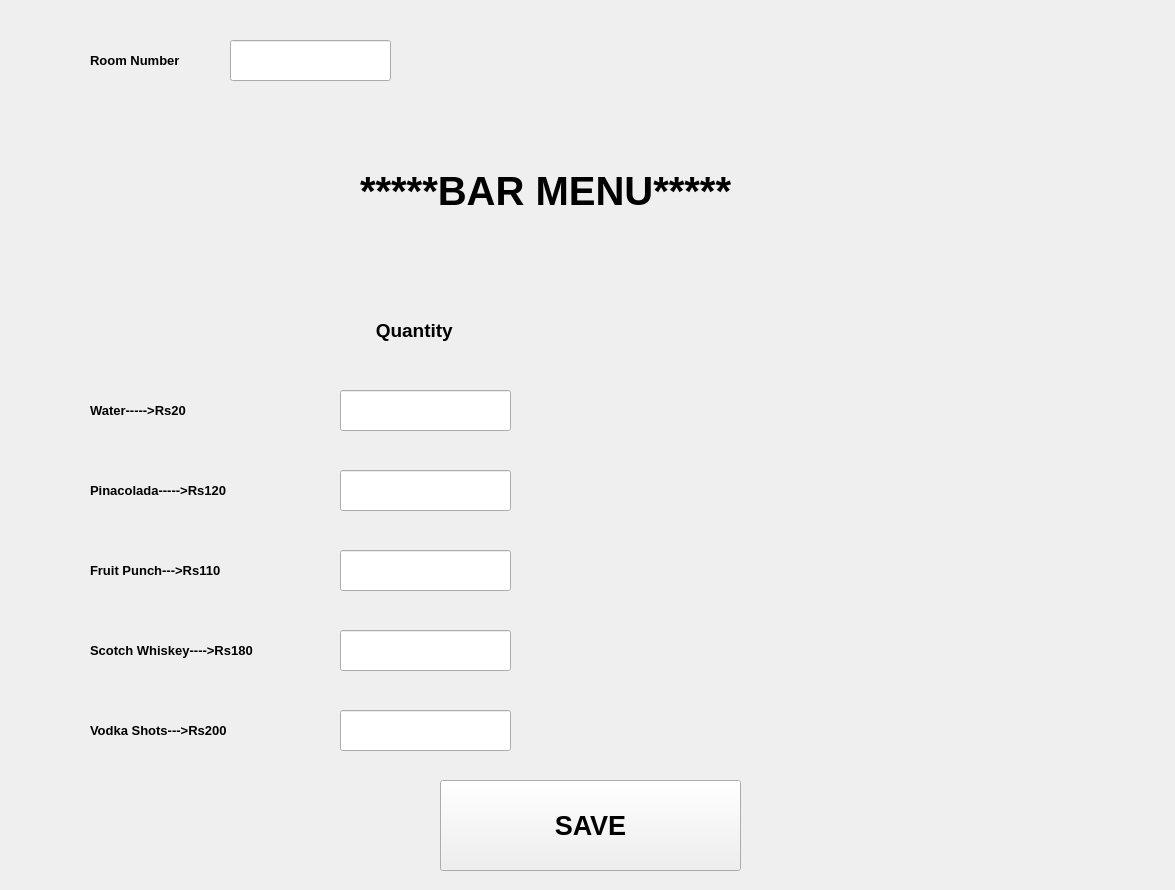
<?xml version="1.0" encoding="UTF-8"?>
<ui version="4.0">
 <class>MainWindow</class>
 <widget class="QMainWindow" name="MainWindow">
  <property name="geometry">
   <rect>
    <x>0</x>
    <y>0</y>
    <width>1175</width>
    <height>890</height>
   </rect>
  </property>
  <property name="minimumSize">
   <size>
    <width>1175</width>
    <height>890</height>
   </size>
  </property>
  <property name="maximumSize">
   <size>
    <width>1175</width>
    <height>890</height>
   </size>
  </property>
  <property name="windowTitle">
   <string>MainWindow</string>
  </property>
  <widget class="QWidget" name="centralwidget">
   <widget class="QLabel" name="lbl_RoomNum">
    <property name="geometry">
     <rect>
      <x>90</x>
      <y>30</y>
      <width>131</width>
      <height>61</height>
     </rect>
    </property>
    <property name="font">
     <font>
      <family>Arial</family>
      <pointsize>10</pointsize>
      <weight>75</weight>
      <bold>true</bold>
     </font>
    </property>
    <property name="text">
     <string>Room Number</string>
    </property>
   </widget>
   <widget class="QLabel" name="lbl_BAR">
    <property name="geometry">
     <rect>
      <x>360</x>
      <y>120</y>
      <width>651</width>
      <height>141</height>
     </rect>
    </property>
    <property name="font">
     <font>
      <family>Arial</family>
      <pointsize>30</pointsize>
      <weight>75</weight>
      <bold>true</bold>
     </font>
    </property>
    <property name="frameShape">
     <enum>QFrame::NoFrame</enum>
    </property>
    <property name="frameShadow">
     <enum>QFrame::Plain</enum>
    </property>
    <property name="text">
     <string>*****BAR MENU*****</string>
    </property>
   </widget>
   <widget class="QLineEdit" name="txt_RoomNum">
    <property name="geometry">
     <rect>
      <x>230</x>
      <y>40</y>
      <width>161</width>
      <height>41</height>
     </rect>
    </property>
    <property name="font">
     <font>
      <family>Arial</family>
      <pointsize>14</pointsize>
     </font>
    </property>
   </widget>
   <widget class="QPushButton" name="btn_SAVE">
    <property name="geometry">
     <rect>
      <x>440</x>
      <y>780</y>
      <width>301</width>
      <height>91</height>
     </rect>
    </property>
    <property name="font">
     <font>
      <family>Arial</family>
      <pointsize>20</pointsize>
      <weight>75</weight>
      <bold>true</bold>
     </font>
    </property>
    <property name="text">
     <string>SAVE</string>
    </property>
   </widget>
   <widget class="QLabel" name="lbl_Water">
    <property name="geometry">
     <rect>
      <x>90</x>
      <y>380</y>
      <width>131</width>
      <height>61</height>
     </rect>
    </property>
    <property name="font">
     <font>
      <family>Arial</family>
      <pointsize>10</pointsize>
      <weight>75</weight>
      <bold>true</bold>
     </font>
    </property>
    <property name="text">
     <string>Water-----&gt;Rs20</string>
    </property>
   </widget>
   <widget class="QLabel" name="lbl_Pinacolada">
    <property name="geometry">
     <rect>
      <x>90</x>
      <y>460</y>
      <width>181</width>
      <height>61</height>
     </rect>
    </property>
    <property name="font">
     <font>
      <family>Arial</family>
      <pointsize>10</pointsize>
      <weight>75</weight>
      <bold>true</bold>
     </font>
    </property>
    <property name="text">
     <string>Pinacolada-----&gt;Rs120</string>
    </property>
   </widget>
   <widget class="QLabel" name="lbl_FruitPunch">
    <property name="geometry">
     <rect>
      <x>90</x>
      <y>540</y>
      <width>171</width>
      <height>61</height>
     </rect>
    </property>
    <property name="font">
     <font>
      <family>Arial</family>
      <pointsize>10</pointsize>
      <weight>75</weight>
      <bold>true</bold>
     </font>
    </property>
    <property name="text">
     <string>Fruit Punch---&gt;Rs110</string>
    </property>
   </widget>
   <widget class="QLabel" name="lbl_ScotchWhiskey">
    <property name="geometry">
     <rect>
      <x>90</x>
      <y>620</y>
      <width>221</width>
      <height>61</height>
     </rect>
    </property>
    <property name="font">
     <font>
      <family>Arial</family>
      <pointsize>10</pointsize>
      <weight>75</weight>
      <bold>true</bold>
     </font>
    </property>
    <property name="text">
     <string>Scotch Whiskey----&gt;Rs180</string>
    </property>
   </widget>
   <widget class="QLabel" name="lbl_VodkaShots">
    <property name="geometry">
     <rect>
      <x>90</x>
      <y>700</y>
      <width>191</width>
      <height>61</height>
     </rect>
    </property>
    <property name="font">
     <font>
      <family>Arial</family>
      <pointsize>10</pointsize>
      <weight>75</weight>
      <bold>true</bold>
     </font>
    </property>
    <property name="text">
     <string>Vodka Shots---&gt;Rs200</string>
    </property>
   </widget>
   <widget class="QLineEdit" name="txt_ScotchWhiskey">
    <property name="geometry">
     <rect>
      <x>340</x>
      <y>630</y>
      <width>171</width>
      <height>41</height>
     </rect>
    </property>
    <property name="font">
     <font>
      <family>Arial</family>
      <pointsize>14</pointsize>
     </font>
    </property>
   </widget>
   <widget class="QLineEdit" name="txt_FruitPunch">
    <property name="geometry">
     <rect>
      <x>340</x>
      <y>550</y>
      <width>171</width>
      <height>41</height>
     </rect>
    </property>
    <property name="font">
     <font>
      <family>Arial</family>
      <pointsize>14</pointsize>
     </font>
    </property>
   </widget>
   <widget class="QLineEdit" name="txt_Piancolada">
    <property name="geometry">
     <rect>
      <x>340</x>
      <y>470</y>
      <width>171</width>
      <height>41</height>
     </rect>
    </property>
    <property name="font">
     <font>
      <family>Arial</family>
      <pointsize>14</pointsize>
     </font>
    </property>
   </widget>
   <widget class="QLineEdit" name="txt_Water">
    <property name="geometry">
     <rect>
      <x>340</x>
      <y>390</y>
      <width>171</width>
      <height>41</height>
     </rect>
    </property>
    <property name="font">
     <font>
      <family>Arial</family>
      <pointsize>14</pointsize>
     </font>
    </property>
   </widget>
   <widget class="QLineEdit" name="txt_VodkaShots">
    <property name="geometry">
     <rect>
      <x>340</x>
      <y>710</y>
      <width>171</width>
      <height>41</height>
     </rect>
    </property>
    <property name="font">
     <font>
      <family>Arial</family>
      <pointsize>14</pointsize>
     </font>
    </property>
   </widget>
   <widget class="QLabel" name="lbl_Quantity">
    <property name="geometry">
     <rect>
      <x>360</x>
      <y>300</y>
      <width>131</width>
      <height>61</height>
     </rect>
    </property>
    <property name="font">
     <font>
      <family>Arial</family>
      <pointsize>14</pointsize>
      <weight>75</weight>
      <bold>true</bold>
     </font>
    </property>
    <property name="text">
     <string>   Quantity</string>
    </property>
   </widget>
  </widget>
 </widget>
 <resources/>
 <connections/>
</ui>
